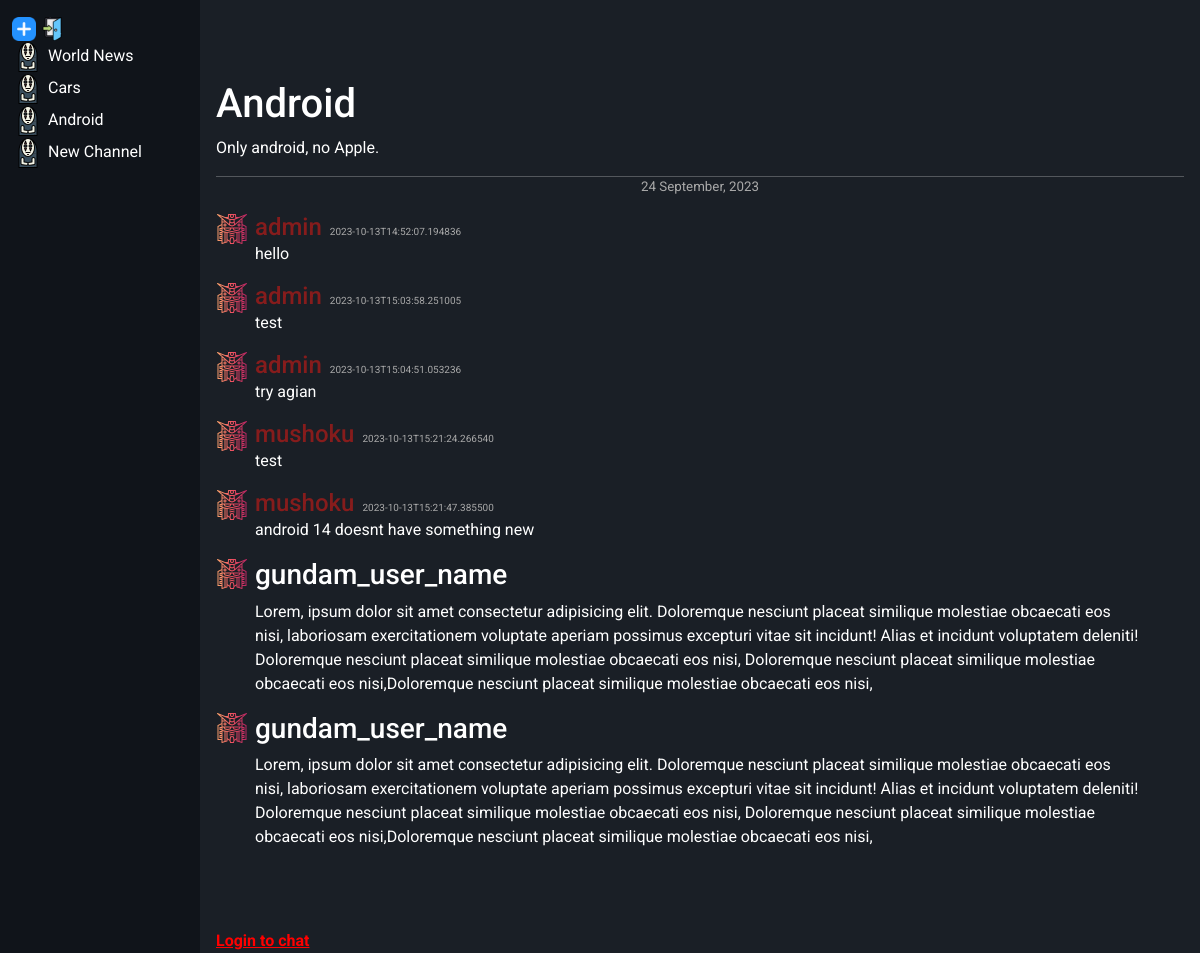
The page /channel/3 on the database as committed earlier.
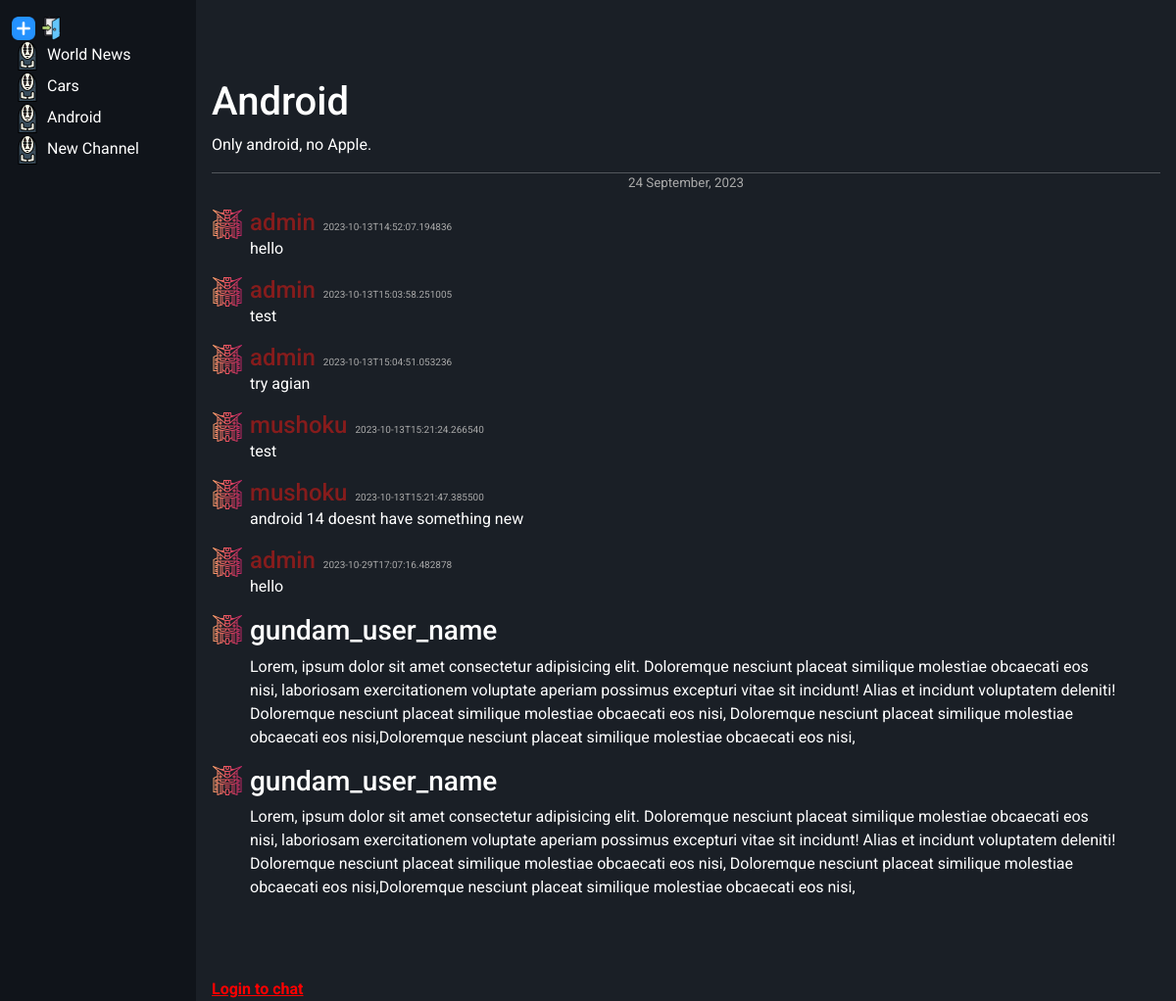
The same page on the database as committed later.
### main.py (models this page shows, shortened)
class Channel(db.Model):
    __tablename__ = "channels"
    id = db.Column(db.Integer, primary_key=True, autoincrement=True)
    name = db.Column(db.String, nullable=False)
    description = db.Column(db.String, nullable=False)
    chats = db.relationship("Chat", backref="channels", lazy=True)

class Chat(db.Model):
    __tablename__ = "chats"
    id = db.Column(db.Integer, primary_key=True, autoincrement=True)
    user_id = db.Column(db.Integer, db.ForeignKey("users.id"), nullable=False)
    channel_id = db.Column(db.Integer, db.ForeignKey("channels.id"), nullable=False)
    chat_text = db.Column(db.String, nullable=False)
    datetime = db.Column(db.DateTime, default=datetime.utcnow, nullable=False)

class User(UserMixin, db.Model):
    __tablename__ = "users"
    id = db.Column(db.Integer, primary_key=True, autoincrement=True)
    username = db.Column(db.String(50), nullable=False)
    email = db.Column(db.String(100), nullable=False)
    password = db.Column(db.String, nullable=False)
    chat = db.relationship("Chat", backref="users", lazy=True)
    db.UniqueConstraint(username, email)

### main.py (the view)
@app.route("/channel/<int:channel_id>")
def channel(channel_id):
    session["channel_id"] = channel_id
    channel = Channel.query.filter_by(id=channel_id).first()
    channels = Channel.query.all()
    chats = Chat.query.filter_by(channel_id=channel_id).all()
    if current_user.is_authenticated:
        session["channel_id"] = channel_id
        session["username"] = current_user.username
        return render_template("index.html", channel=channel, chats=chats, channels=channels)
    return render_template("index.html", channel=channel, chats=chats, channels=channels)

### templates/index.html (shortened to what this page needs)
{% extends "base.html" %}
{% block content %}
<div class="container-fluid">
    <div class="row">
        <div id="channels-side" class="col-lg-2 col-md-3 col-sm-2">
            <ul class="side-list">
                <li>
                    <div>
                        <a style="display: inline;" href="{{url_for('create_channel')}}" title="create-channel"><img src="{{url_for('static', filename='images/plus.png')}}" alt="sign-up" height="24px"></a>
                        <a style="display: inline;" href="{{url_for('register')}}" title="sign-up"><img src="{{url_for('static', filename='images/log-in.png')}}" alt="sign-up" height="24px"></a>
                    </div>
                </li>
                {% for channel in channels %}
                <li>
                    <a href="{{url_for('channel', channel_id=channel.id)}}">
                        <img src="{{url_for('static', filename='images/ghost.png')}}" height="32px" width="32px"
                            alt="" />
                        {{channel.name}}
                    </a>
                </li>
                {% endfor %}
            </ul>
        </div>
        <div id="chat-side" class="col-lg-10 col-md-9 col-sm-10">
            <div class="cotainer-fluid">
                {% if channel%}
                <div class="chat-area">
                    <section id="chat-head">
                        {% if channel %}
                        <h1>{{channel.name}}</h1>
                        <p>{{channel.description}}</p>
                        {% endif %}
                    </section>
                    <hr style="margin-bottom: 0;">
                    <p class="chat-day-date" style="text-align: center">24 September, 2023</p>
                    <ul class="side-list" id="chat-list">
                        {% for chat in chats %}
                        <li>
                            <div class="row">
                                <div class="col-1 user-chat-pic">
                                    <img src="{{url_for('static', filename='images/gundam.png')}}" height="32px"
                                        width="32px" alt="username">
                                </div>
                                <div class="col-11 user-chat-text">
                                    <h3 class="username">{{chat.users.username}}</h3><span
                                        class="chat-local-datetime">{{chat.datetime.isoformat()}}</span>
                                    <p>
                                        {{chat.chat_text}}
                                </div>
                            </div>
                        </li>
                        {% endfor %}
                        <li>
                            <div class="row">
                                <div class="col-1 user-chat-pic">
                                    <img src="{{url_for('static', filename='images/gundam.png')}}" height="32px"
                                        width="32px" alt="username">
                                </div>
                                <div class="col-11 user-chat-text">
                                    <h3>gundam_user_name</h3>
                                    <p>Lorem, ipsum dolor sit amet consectetur adipisicing elit.
                                        Doloremque nesciunt placeat similique molestiae obcaecati eos nisi, laboriosam
                                        exercitationem voluptate aperiam possimus excepturi vitae sit incidunt! Alias et
                                        incidunt
                                        voluptatem deleniti! Doloremque nesciunt placeat similique molestiae obcaecati eos
                                        nisi,
                                        Doloremque nesciunt placeat similique molestiae obcaecati eos nisi,Doloremque
                                        nesciunt placeat similique molestiae obcaecati eos nisi,
                                </div>
                            </div>
                        </li>
                        <li>
                            <div class="row">
                                <div style="display:inline; max-width: 39px;" class="col-1 user-chat-pic">
                                    <img src="{{url_for('static', filename='images/gundam.png')}}" height="32px"
                                        width="32px" alt="username">
                                </div>
                                <div style="display: inline;" class="col-11 user-chat-text">
                                    <h3>gundam_user_name</h3>
                                    <p>Lorem, ipsum dolor sit amet consectetur adipisicing elit.
                                        Doloremque nesciunt placeat similique molestiae obcaecati eos nisi, laboriosam
                                        exercitationem voluptate aperiam possimus excepturi vitae sit incidunt! Alias et
                                        incidunt
                                        voluptatem deleniti! Doloremque nesciunt placeat similique molestiae obcaecati eos
                                        nisi,
                                        Doloremque nesciunt placeat similique molestiae obcaecati eos nisi,Doloremque
                                        nesciunt placeat similique molestiae obcaecati eos nisi,
                                </div>
                            </div>
                        </li>
                    </ul>
                    <div class="message-box">
                        {% if current_user.is_authenticated %}
                        <div class="inputs">
                            <input type="text" rows="3" placeholder="Message" name="message" id="message"
                                onkeydown="message_input(this)" />
                            <button type="submit" name="send" id="send-btn" onClick="sendMessage()">
                                Send
                            </button>
                        </div>
                        {% else %}
                        <a href="{{url_for('login')}}" style="color: red;"><strong>Login to chat</strong></a>
                        {% endif %}
                    </div>
                </div>
                {% endif %}
            </div>
        </div>
    </div>
</div>
{% endblock  %}

### templates/base.html (shortened to what this page needs)
<!doctype html>
<html lang="en">
  <head>
    <link href="https://cdn.jsdelivr.net/npm/bootstrap@5.3.2/dist/css/bootstrap.min.css" rel="stylesheet">
    <link href="{{url_for('static', filename='css/style.css')}}" rel="stylesheet">
  </head>
  <body>
    {% block content %}{% endblock  %}
  </body>
</html>

### static/css/style.css (style rules this page uses)
body { background-color: #1a1f26; color: #FFFFFF; font-family: 'Roboto', Arial, sans-serif; }
h1 { margin-top: 5rem; }
#channels-side { height: 100vh; padding-top: 1rem; background-color: rgb(16, 20, 26); overflow-y: scroll; }
#channels-side a { text-decoration: none; color: #FFFFFF; display: -webkit-box; -webkit-line-clamp: 1; -webkit-box-orient: vertical; overflow: hidden; }
#chat-side { height: 100vh; padding: 0 1rem 0 1rem ; }
.side-list { list-style: none; padding-left: 0; }
.chat-area { height: 95vh; overflow-y: auto; }
#chat-list { margin-bottom: 3rem; }
.chat-day-date { font-size: smaller; text-align: center; color: darkgray; }
.user-chat-pic { display: inline; max-width: 39px; }
.user-chat-text { display: inline; }
.username { display: inline; font-size: 24px; color: rgb(134, 28, 28); }
.chat-local-datetime { font-size: x-small; color: darkgray; margin-left: 0.5rem; }
.message-box { display: block; position: fixed; bottom: 0; width: 100%; }

Rows that differ between the two databases and show on the page:
added Chat: users.username "admin", datetime "2023-10-29T17:07:16.482878", chat_text "hello"
